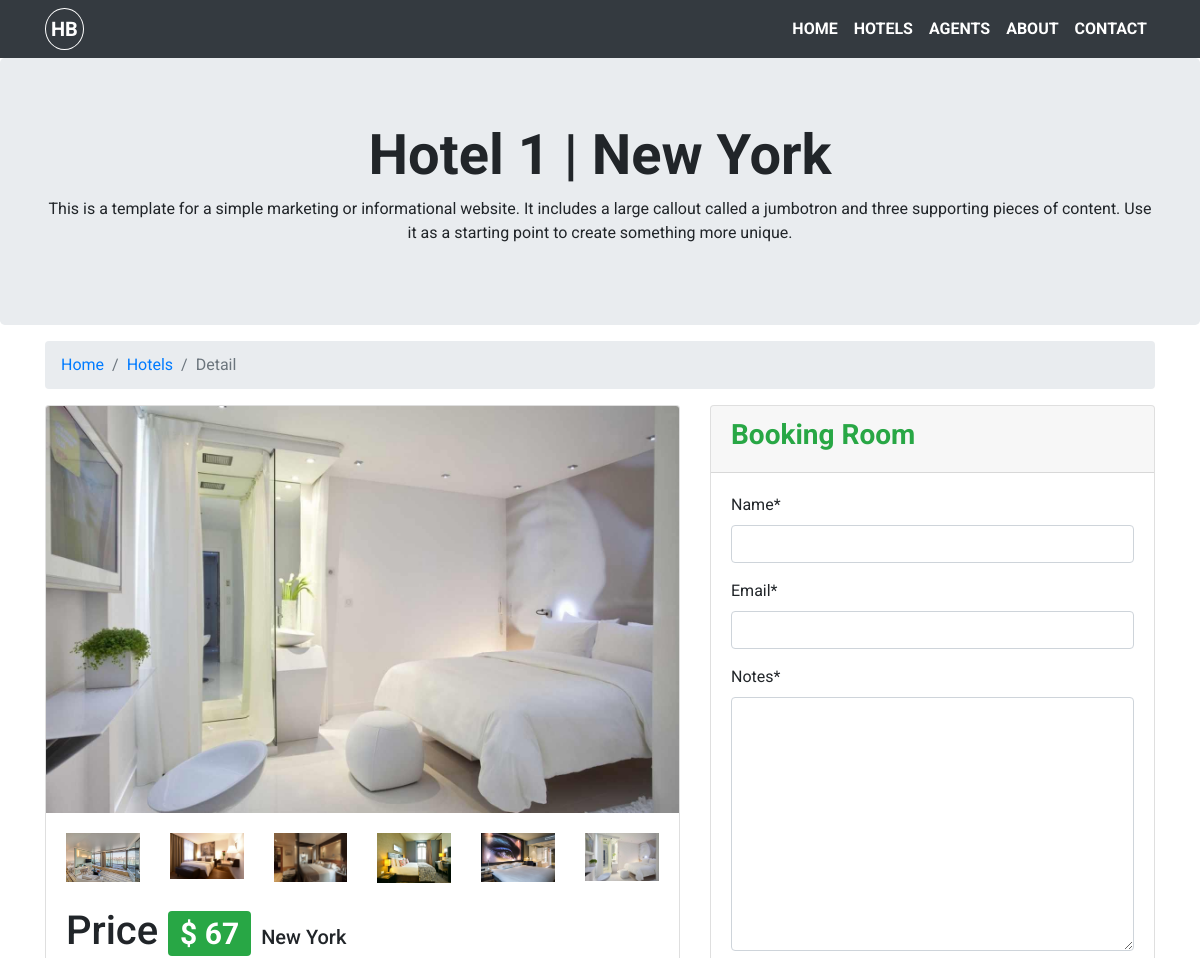
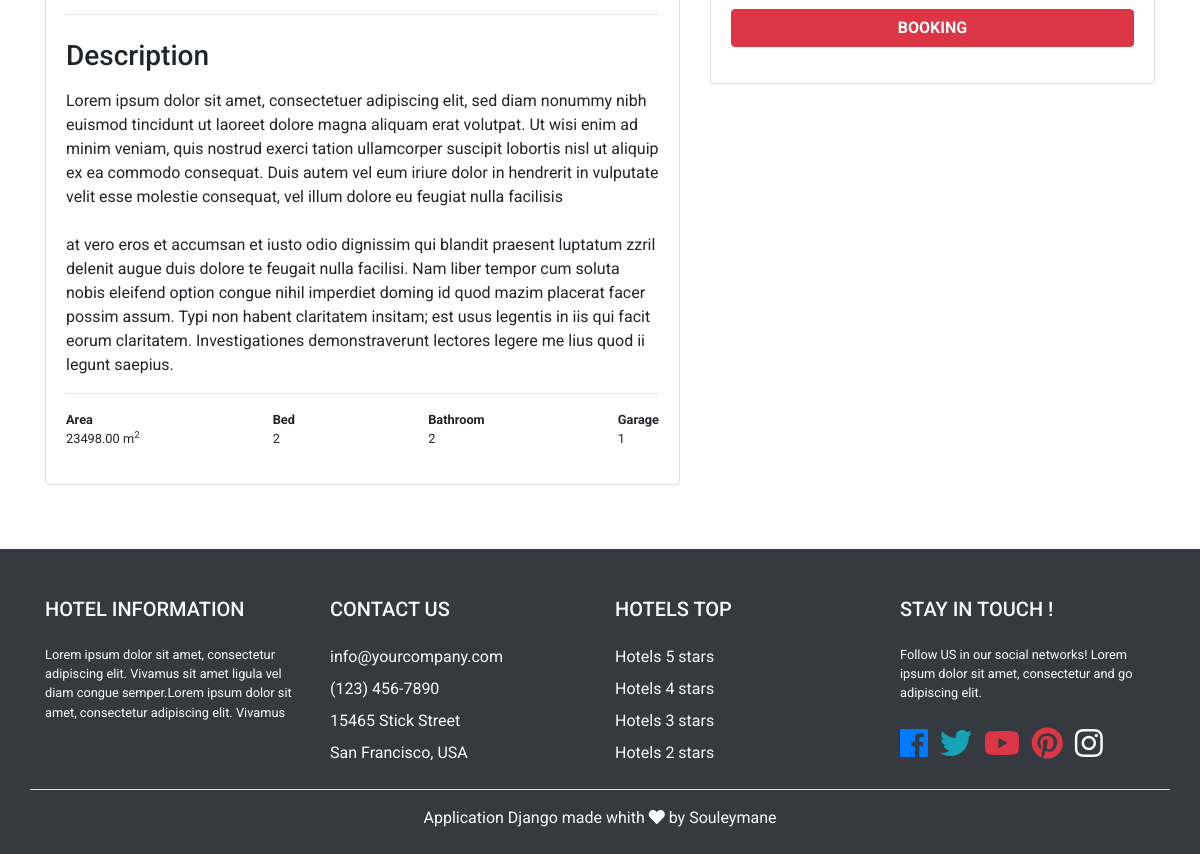
/list/1/, run on the app's committed database (2 pictures, top to bottom).
### hotel/models.py (models this page shows, shortened)
class Hotel(models.Model):
    name = models.CharField(max_length=200)
    type = models.CharField(choices=type, max_length=50)
    price = models.PositiveIntegerField()
    area = models.DecimalField(max_digits=8, decimal_places=2)
    bedroom = models.PositiveIntegerField()
    bathroom = models.PositiveIntegerField()
    garage = models.PositiveIntegerField()
    category = models.ForeignKey(Category, on_delete=models.CASCADE)
    location = models.CharField(max_length=100, blank=True, null=True)
    description = models.TextField(blank=True, null=True)
    photo_main = models.ImageField(upload_to="photos")
    photo_1 = models.ImageField(upload_to="photos", blank=True, null=True)
    photo_2 = models.ImageField(upload_to="photos", blank=True, null=True)
    photo_3 = models.ImageField(upload_to="photos", blank=True, null=True)
    photo_4 = models.ImageField(upload_to="photos", blank=True, null=True)
    photo_5 = models.ImageField(upload_to="photos", blank=True, null=True)
    photo_6 = models.ImageField(upload_to="photos", blank=True, null=True)
    created = models.DateTimeField(auto_now_add=True)
    updated = models.DateTimeField(auto_now=True)

### hotel/views.py (the view)
# urls.py: path('list/<int:hotel_id>/', views.hotel_detail, name="hotel-detail"),
def hotel_detail(request, hotel_id):
    hotel = get_object_or_404(Hotel, pk=hotel_id)
    if request.method == 'POST':
        reserve_form = ReserveForm(request.POST)
        if reserve_form.is_valid():
            reserve_form.save()
            messages.success(request, f'Send message with sucess')
            return redirect('hotel:home')
    else:
        reserve_form = ReserveForm()
    context = {'hotel': hotel, 'reserve_form': reserve_form}
    return render(request, "hotel/hotel_detail.html", context)

### hotel/forms.py
class ReserveForm(forms.ModelForm):
    class Meta:
        model = Reserve
        fields = '__all__'

### hotel/templates/hotel/hotel_detail.html (shortened to what this page needs)
{% extends 'layout/base.html' %}
{% load crispy_forms_tags %}
{% block content %}
    <section class="jumbotron mb-3">
        <div class="container">
            <div class="text-center">
                <h1 class="display-4 font-weight-bold">{{ hotel.name }} | {{ hotel.location }}</h1>
                <p>This is a template for a simple marketing or informational website. It includes a large callout called a jumbotron and three supporting pieces of content. Use it as a starting point to create something more unique.</p>
            </div>
        </div>
    </section>
    <section>
        <div class="container">
            <div class="row">
                <div class="col-12">
                    <nav aria-label="breadcrumb">
                      <ol class="breadcrumb">
                        <li class="breadcrumb-item"><a href="{% url 'hotel:home' %}">Home</a></li>
                        <li class="breadcrumb-item"><a href="{% url 'hotel:hotel-list' %}">Hotels</a></li>
                        <li class="breadcrumb-item active" aria-current="page">Detail</li>
                      </ol>
                    </nav>
                </div>
            </div>
        </div>
    </section>
    <section class="mb-5">
        <div class="container">
            <div class="row">
                <div class="col-lg-7 mb-3">
                    <div class="card">
                        <img src="{{ hotel.photo_main.url }}" class="card-img-top">
                        <div class="card-body">
                            <div class="row mb-3 thumbs">
                                {% if hotel.photo_1 %}
                                <div class="col-4 col-sm-6 col-md-2 mb-2">
                                    <img src="{{ hotel.photo_1.url }}" class="img-fluid">
                                </div>
                                {% endif %}
                                {% if hotel.photo_2 %}
                                <div class="col-4 col-sm-6 col-md-2 mb-2">
                                    <img src="{{ hotel.photo_2.url }}" class="img-fluid">
                                </div>
                                {% endif %}
                                {% if hotel.photo_3 %}
                                <div class="col-4 col-sm-6 col-md-2 mb-2">
                                    <img src="{{ hotel.photo_3.url }}" class="img-fluid">
                                </div>
                                {% endif %}
                                {% if hotel.photo_4 %}
                                <div class="col-4 col-sm-6 col-md-2 mb-2">
                                    <img src="{{ hotel.photo_4.url }}" class="img-fluid">
                                </div>
                                {% endif %}
                                {% if hotel.photo_5 %}
                                <div class="col-4 col-sm-6 col-md-2 mb-2">
                                    <img src="{{ hotel.photo_5.url }}" class="img-fluid">
                                </div>
                                {% endif %}
                                {% if hotel.photo_6 %}
                                <div class="col-4 col-sm-6 col-md-2 mb-2">
                                    <img src="{{ hotel.photo_6.url }}" class="img-fluid">
                                </div>
                                {% endif %}
                            </div>
                            <div class="row">
                                <div class="col-lg-12">
                                    <p class="h1">Price <span class="badge badge-success">$ {{ hotel.price }}</span> <span class="h5">{{ hotel.location }}</span> </p>
                                    <hr>
                                    <h2 class="h3 py-2">Description</h2>
                                    <p>{{ hotel.description|urlize|linebreaksbr  }}</p>
                                    <hr>
                                    <ul class="list-inline d-flex justify-content-between">
                                        <li class="list-inline-item small"><strong>Area</strong><br/>{{ hotel.area }} m<sup>2</sup></li>
                                        <li class="list-inline-item small"><strong>Bed</strong><br/>{{ hotel.bedroom }}</li>
                                        <li class="list-inline-item small"><strong>Bathroom</strong><br/>{{ hotel.bedroom }}</li>
                                        <li class="list-inline-item small"><strong>Garage</strong><br/>{{ hotel.garage }}</li>
                                    </ul>
                                </div>
                            </div>
                        </div>
                    </div>
                </div>
                <div class="col-lg-5">
                    <div class="card">
                        <div class="card-header">
                            <h3 class="font-weight-bold text-success">Booking Room</h3>
                        </div>
                        <div class="card-body">
                            <form method="POST">
                                <div class="form-group">
                                    {{ reserve_form|crispy }}
                                </div>
                                <div class="form-group">
                                    <button type="submit" class="btn btn-danger font-weight-bold text-uppercase btn-block">Booking</button>
                                </div>
                            </form>
                        </div>
                    </div>
                </div>
            </div>
        </div>
    </section>
{% endblock content %}

### pages/static/css/style.css (style rules this page uses)
body { background: #fff; font-family: 'Roboto', sans-serif; }

### data on the page
Hotel: name "Hotel 1", location "New York", photo_main (picture), photo_1 (picture), photo_2 (picture), photo_3 (picture), photo_4 (picture), photo_5 (picture), photo_6 (picture), price "67", description "Lorem ipsum dolor sit amet, consectetuer adipiscing elit, sed diam nonummy nibh euismod tincidunt ut laoreet dolore magna aliquam erat volutpat. Ut wisi enim ad minim veniam, quis nostrud exerci tation ullamcorper suscipit lobortis nisl ut aliquip ex ea commodo consequat. Duis autem vel eum iriure dolor in hendrerit in vulputate velit esse molestie consequat, vel illum dolore eu feugiat nulla facilisis at vero eros et accumsan et iusto odio dignissim qui blandit praesent luptatum zzril delenit augue duis dolore te feugait nulla facilisi. Nam liber tempor cum soluta nobis eleifend option congue nihil imperdiet doming id quod mazim placerat facer possim assum. Typi non habent claritatem…", area "23498.00", bedroom "2", garage "1"
